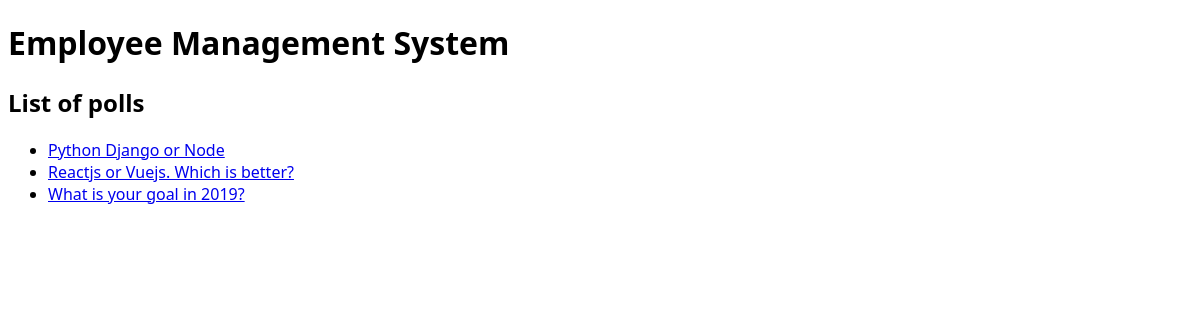
The page /polls/ on the database as committed earlier.
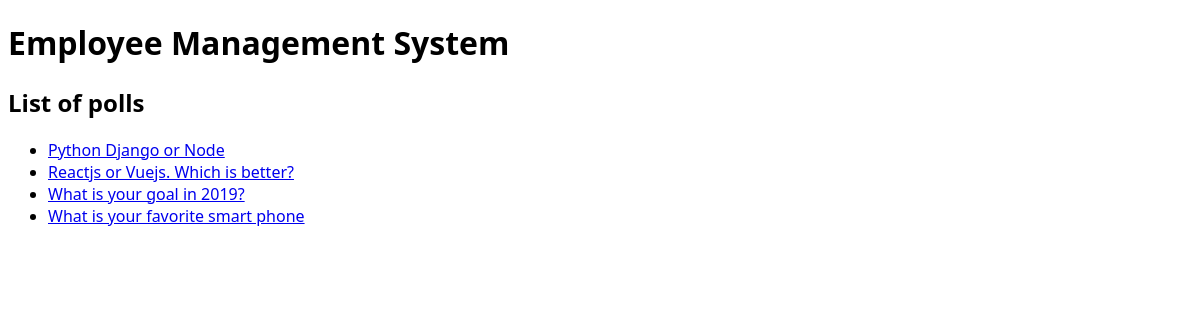
The same page on the database as committed later.
### poll/models.py (models this page shows, shortened)
class Question(models.Model):
    title = models.TextField(null=True, blank=True)
    status = models.CharField(default="inactive", max_length=10)
    created_by = models.ForeignKey(User, null=True, blank=True, on_delete=models.CASCADE)
    start_date = models.DateTimeField(null=True, blank=True)
    end_date = models.DateTimeField(null=True, blank=True)
    created_at = models.DateTimeField(auto_now_add=True)
    updated_at = models.DateTimeField(auto_now=True)

### poll/views.py (the view)
# urls.py: path('', index, name='polls_list'),
def index(request):
    context = {}
    questions = Question.objects.all()
    context['title'] = 'polls'
    context['questions'] = questions
    return render(request, 'polls/index.html', context)

### ems/templates/polls/index.html
{% extends 'base.html' %}
{% block content %}
    <h2>List of {{title}}</h2>
    {% if questions %}
        <ul>
            {% for question in questions %}
                <li><a href="/polls/{{question.id}}/details">{{question.title}}</a></li>
            {% endfor %}
        </ul>
    {% else %}
        <p>No Polls Yet.</p>
    {% endif %}
{% endblock content %}

Rows that differ between the two databases and show on the page:
added Question: title "What is your favorite smart phone"
